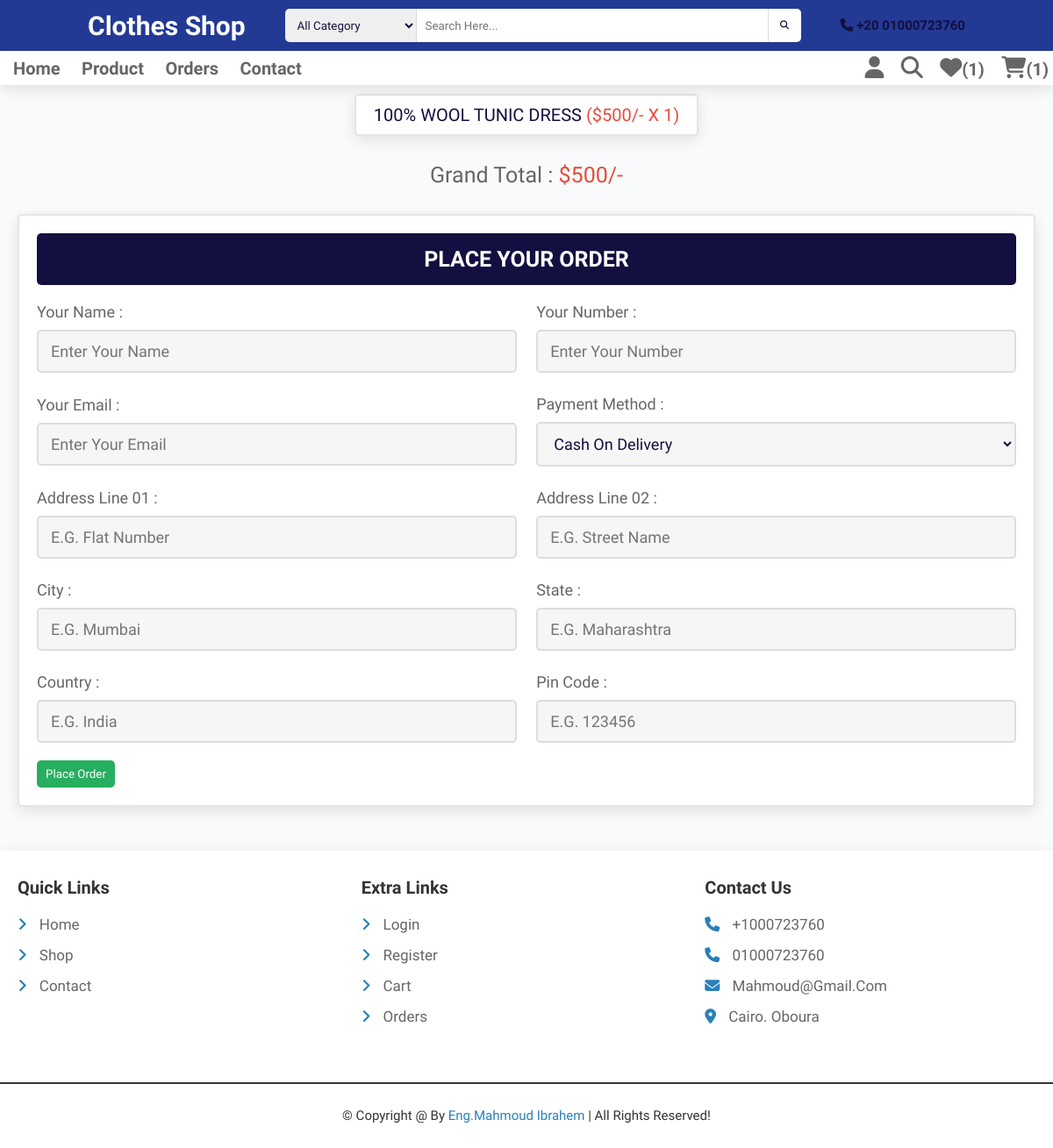
Screenshot of /checkout.php (signed in) with the database file from the repository.
### tables this page shows
CREATE TABLE `cart` (
  `id` int(100) NOT NULL,
  `user_id` int(100) NOT NULL,
  `pid` int(100) NOT NULL,
  `name` varchar(100) NOT NULL,
  `price` int(100) NOT NULL,
  `quantity` int(100) NOT NULL,
  `image` varchar(100) NOT NULL
);

### checkout.php (the view, shortened to what this page needs)
<?php
@include 'config.php';
$user_id = $_SESSION['user_id'];
?>
<!DOCTYPE html>
<html lang="en">
<head>
   <link rel="stylesheet" href="https://cdnjs.cloudflare.com/ajax/libs/font-awesome/6.1.1/css/all.min.css">
   <link rel="stylesheet" href="css/style.css">
   <link rel="stylesheet" href="css/index.css">
</head>
<body>
<?php include 'header.php'; ?>
<section class="display-orders">
   <?php
      $cart_grand_total = 0;
      $select_cart_items = $conn->prepare("SELECT * FROM `cart` WHERE user_id = ?");
      $select_cart_items->execute([$user_id]);
      if($select_cart_items->rowCount() > 0){
         while($fetch_cart_items = $select_cart_items->fetch(PDO::FETCH_ASSOC)){
            $cart_total_price = ($fetch_cart_items['price'] * $fetch_cart_items['quantity']);
            $cart_grand_total += $cart_total_price;
   ?>
   <p> <?= $fetch_cart_items['name']; ?> <span>(<?= '$'.$fetch_cart_items['price'].'/- x '. $fetch_cart_items['quantity']; ?>)</span> </p>
   <?php
    }
   }else{
      echo '<p class="empty">your cart is empty!</p>';
   }
   ?>
   <div class="grand-total">grand total : <span>$<?= $cart_grand_total; ?>/-</span></div>
</section>
<section class="checkout-orders">
   <form action="" method="POST">
      <h3>place your order</h3>
      <div class="flex">
         <div class="inputBox">
            <span>your name :</span>
            <input type="text" name="name" placeholder="enter your name" class="box" required>
         </div>
         <div class="inputBox">
            <span>your number :</span>
            <input type="number" name="number" placeholder="enter your number" class="box" required>
         </div>
         <div class="inputBox">
            <span>your email :</span>
            <input type="email" name="email" placeholder="enter your email" class="box" required>
         </div>
         <div class="inputBox">
            <span>payment method :</span>
            <select name="method" class="box" required>
               <option value="cash on delivery">cash on delivery</option>
            </select>
         </div>
         <div class="inputBox">
            <span>address line 01 :</span>
            <input type="text" name="flat" placeholder="e.g. flat number" class="box" required>
         </div>
         <div class="inputBox">
            <span>address line 02 :</span>
            <input type="text" name="street" placeholder="e.g. street name" class="box" required>
         </div>
         <div class="inputBox">
            <span>city :</span>
            <input type="text" name="city" placeholder="e.g. mumbai" class="box" required>
         </div>
         <div class="inputBox">
            <span>state :</span>
            <input type="text" name="state" placeholder="e.g. maharashtra" class="box" required>
         </div>
         <div class="inputBox">
            <span>country :</span>
            <input type="text" name="country" placeholder="e.g. India" class="box" required>
         </div>
         <div class="inputBox">
            <span>pin code :</span>
            <input type="number" min="0" name="pin_code" placeholder="e.g. 123456" class="box" required>
         </div>
      </div>
      <input type="submit" name="order" class="btn <?= ($cart_grand_total > 1)?'':'disabled'; ?>" value="place order">
   </form>
</section>
<?php include 'footer.php'; ?>
</body>
</html>

### css/style.css (style rules this page uses)
.display-orders { text-align: center; padding-bottom: 0; }
.display-orders p { display: inline-block; padding:1rem 2rem; margin:1rem .5rem; font-size: 2rem; text-align: center; border:var(--border); background-color: var(--white); box-shadow: var(--box-shadow); border-radius: .5rem; }
.display-orders p span { color:var(--red); }
.display-orders .grand-total { margin-top: 2rem; font-size: 2.5rem; color:var(--light-color); }
.display-orders .grand-total span { color:var(--red); }
.checkout-orders form { padding:2rem; border:var(--border); background-color: var(--white); box-shadow: var(--box-shadow); border-radius: .5rem; }
.checkout-orders form h3 { border-radius: .5rem; background-color: var(--black); color:var(--white); padding:1.5rem 1rem; text-align: center; text-transform: uppercase; margin-bottom: 2rem; font-size: 2.5rem; }
.checkout-orders form .flex { display: flex; flex-wrap: wrap; gap:1.5rem; justify-content: space-between; }
.checkout-orders form .flex .inputBox { width: 49%; }
.checkout-orders form .flex .inputBox .box { width: 100%; border:var(--border); border-radius: .5rem; font-size: 1.8rem; color:var(--black); padding:1.2rem 1.4rem; margin:1rem 0; background-color: var(--light-bg); }
.checkout-orders form .flex .inputBox span { font-size: 1.8rem; color:var(--light-color); }

### css/index.css (style rules this page uses)
:root { --blue: #233a95; --black:#130f40; --light-color:#666; --box-shadow:0 .5rem 1.5rem rgba(0,0,0,.1); --border:.2rem solid rgba(0,0,0,.1); --outline:.1rem solid rgba(0,0,0,.1); --outline-hover:.2rem solid var(--black); }
:root { --header-height: 3.5rem; --first-color: hsl(36, 72%, 48%); --first-color-alt: hsl(36, 72%, 44%); --black-color:hsl(206, 12%, 12%); --card-color: hsl(0, 0%, 90%); --title-color: hsl(206, 12%, 12%); --text-color: hsl(206, 4%, 42%); --text-color-light: hsl(206, 4%, 75%); --body-color: hsl(206, 4%, 97%); --container-color: #fff; --body-font: 'Battambang', cursive; --biggest-font-size: 2.25rem; --h1-font-size: 1.5rem; --h2-font-size: 1.25rem; --h3-font-size: 1rem; --normal-font-size: .938rem; --small-font-size: .813rem; --smaller-font-size: .75rem; --font-bold: 700; --z-tooltip: 10; --z-fixed: 100; }
body { background-color: rgb(249 250 251); position: relative; }
* { font-family: 'Battambang', cursive; margin:0; padding:0; box-sizing: border-box; outline: none; border:none; text-decoration: none; text-transform: capitalize; transition: all .3s linear; list-style-type: none; }
.flex { display: flex; align-items: center; justify-content: space-between; }
html { font-size: 62.5%; overflow-x: hidden; scroll-behavior: smooth; scroll-padding-top: 7rem; }

### css/components.css (style rules this page uses)
:root { --green:#27ae60; --orange:#f39c12; --red:#e74c3c; --black:#333; --light-color:#666; --white:#fff; --light-bg:#f6f6f6; --border:.2rem solid var(--black); --box-shadow:0 .5rem 1rem rgba(0,0,0,.1); }
* { font-family: 'Rubik', sans-serif; margin:0; padding:0; box-sizing: border-box; outline: none; border:none; text-decoration: none; color:var(--black); }
body { background-color: var(--light-bg); }
html { font-size: 62.5%; overflow-x: hidden; scroll-behavior: smooth; scroll-padding-top: 6.5rem; }
section { padding:3rem 2rem; max-width: 1200px; margin:0 auto; }
.btn, .delete-btn, .option-btn { margin-top: 1rem; border-radius: .5rem; color:var(--white); padding:0.8rem 1rem; text-transform: capitalize; cursor: pointer; text-align: center; }
.btn { background-color: var(--green); }

### rows the page displays
cart: name "100% WOOL TUNIC DRESS", price "500", quantity "1"

### other values shown
$count_wishlist_items->rowCount() "1"
$count_cart_items->rowCount() "1"
$cart_grand_total "500"
